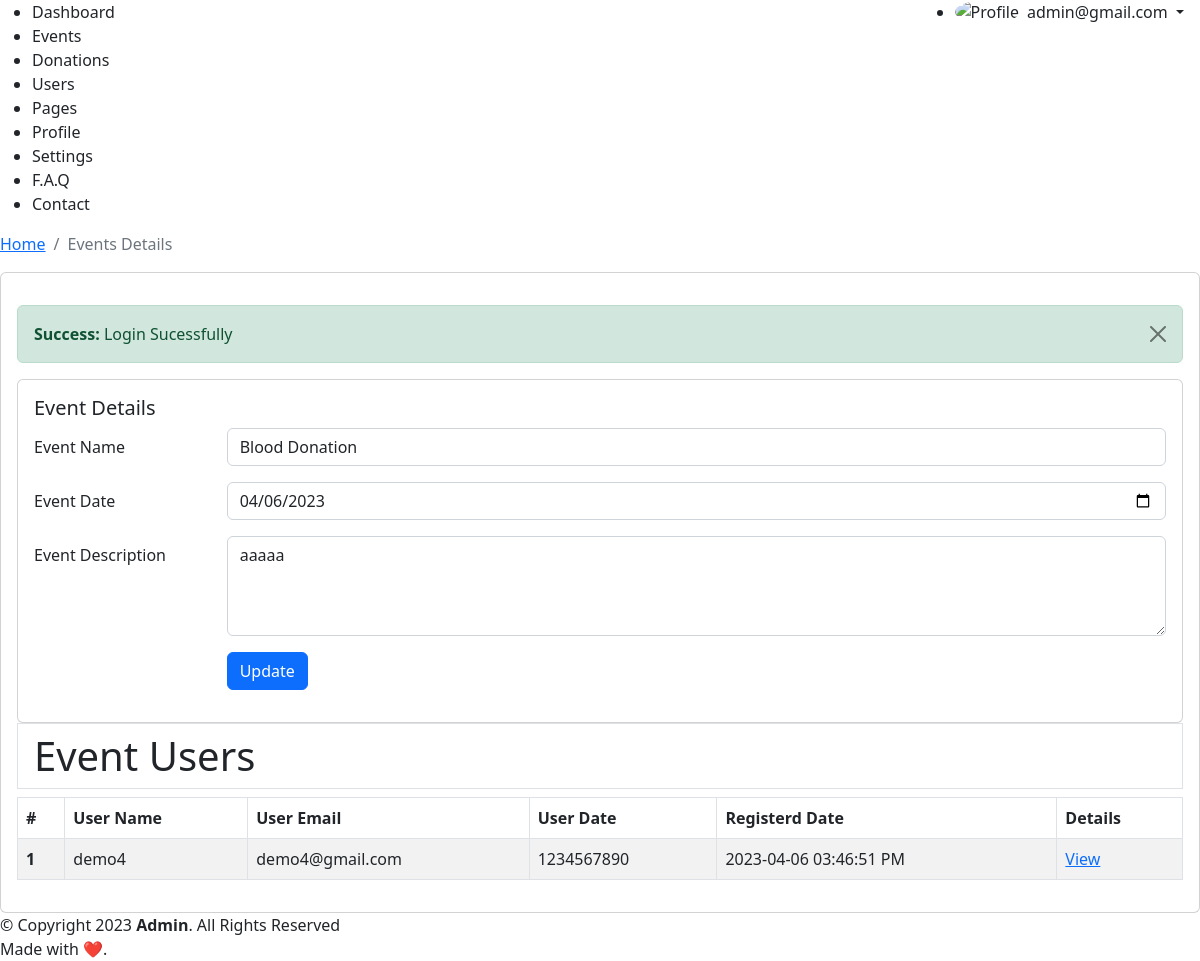
Screenshot of /admin/eventDetails.php?event_id=4 (signed in) with the database file from the repository.
### tables this page shows
CREATE TABLE `tbl_events` (
  `id` int(11) NOT NULL,
  `name` varchar(255) NOT NULL,
  `description` text NOT NULL,
  `date` varchar(255) NOT NULL
);

CREATE TABLE `tbl_event_register` (
  `id` int(11) NOT NULL,
  `event_id` int(11) NOT NULL,
  `user_id` int(11) NOT NULL,
  `date` varchar(255) NOT NULL
);

CREATE TABLE `tbl_users` (
  `id` int(11) NOT NULL,
  `name` varchar(255) NOT NULL,
  `email` varchar(255) NOT NULL,
  `password` varchar(255) NOT NULL,
  `phone` varchar(13) NOT NULL,
  `aboutme` text NOT NULL,
  `role` int(11) NOT NULL DEFAULT '1' COMMENT '0-admin\r\n1-user',
  `created_at` varchar(255) NOT NULL
);

### admin/eventDetails.php (the view, shortened to what this page needs)
<?php require_once (dirname(__DIR__)) . "/config/conn.php"; ?>
<?php
$helper->IsAccessibleByAdmin();
if(isset($_GET['event_id']) && !empty($_GET['event_id'])){
    $event_id = $_GET['event_id'];
    $sqlEventChk = "SELECT a.* FROM tbl_events a WHERE a.id = $event_id";
    $resultEventChk = $conn -> query($sqlEventChk);
    $rowEvent = $resultEventChk -> fetch_assoc();
} else {
    $helper->Redirect(ADMIN_URL . "events.php");
}
$sqlEventUsers = "SELECT c.*, b.date AS reg_date  FROM tbl_events a JOIN tbl_event_register b ON a.id = b.event_id JOIN tbl_users C ON b.user_id=c.id WHERE a.id = $event_id";
$resultEventUsers = $conn -> query($sqlEventUsers);
$rowEventUsers = $resultEventUsers -> fetch_all(MYSQLI_ASSOC);
?>
<?php
require_once __DIR__ . "/include/layout-start.php";
?>
<section class="section">
    <div class="card">
        <div class="card-body">
            <h5 class="card-title">Event Details</h5>
            <form method="post">
                <div class="row mb-3">
                    <label for="inputText" class="col-sm-2 col-form-label">Event Name</label>
                    <div class="col-sm-10">
                    <input type="text" name="name" required class="form-control" value="<?=$rowEvent["name"]?>">
                    </div>
                </div>
                <div class="row mb-3">
                    <label for="inputDate" class="col-sm-2 col-form-label">Event Date</label>
                    <div class="col-sm-10">
                    <input type="date" name="date" required class="form-control" value="<?=$rowEvent["date"]?>">
                    </div>
                </div>
                <div class="row mb-3">
                    <label for="inputPassword" class="col-sm-2 col-form-label">Event Description</label>
                    <div class="col-sm-10">
                    <textarea class="form-control" name="description" style="height: 100px"><?=$rowEvent["description"]?></textarea>
                    </div>
                </div>
                <div class="row mb-3">
                    <label class="col-sm-2 col-form-label"></label>
                    <div class="col-sm-10">
                    <button type="submit" name="update" class="btn btn-primary">Update</button>
                    </div>
                </div>
            </form>
        </div>
    </div>
</section>
<div class="table-responsive">
    <h1 class="py-2 px-3 border border-1">Event Users</h1>
    <table class="table table-bordered  table-striped">
        <thead>
            <tr>
                <th scope="col">#</th>
                <th scope="col">User Name</th>
                <th scope="col">User Email</th>
                <th scope="col">User Date</th>
                <th scope="col">Registerd Date</th>
                <th scope="col">Details</th>
            </tr>
        </thead>
        <tbody>
            <?php
            $sl = 0;
            foreach ($rowEventUsers as $key => $value) {
                $sl++;
            ?>
                <tr>
                    <th scope="row"><?=$sl?></th>
                    <td><?=$value['name']?></td>
                    <td><?=$value['email']?></td>
                    <td><?=$value['phone']?></td>
                    <td><?=$value['reg_date']?></td>
                    <td>
                        <a href="<?=ADMIN_URL?>user.php?user_id=<?=$value['id']?>">
                            View
                        </a>
                    </td>
                </tr>
            <?php } ?>
        </tbody>
    </table>
</div>
<?php require_once __DIR__ . "/include/layout-end.php"; ?>

### rows the page displays
tbl_events: name "Blood Donation", date "04/06/2023", description "aaaaa"
tbl_event_register: user.name "demo4", user.email "demo4@gmail.com", user.phone "1234567890", date "2023-04-06 03:46:51 PM"

### other values shown
$_SESSION['email'] "admin@gmail.com"
$title "Events Details"
$_SESSION['sucmsg'] "Login Sucessfully"
